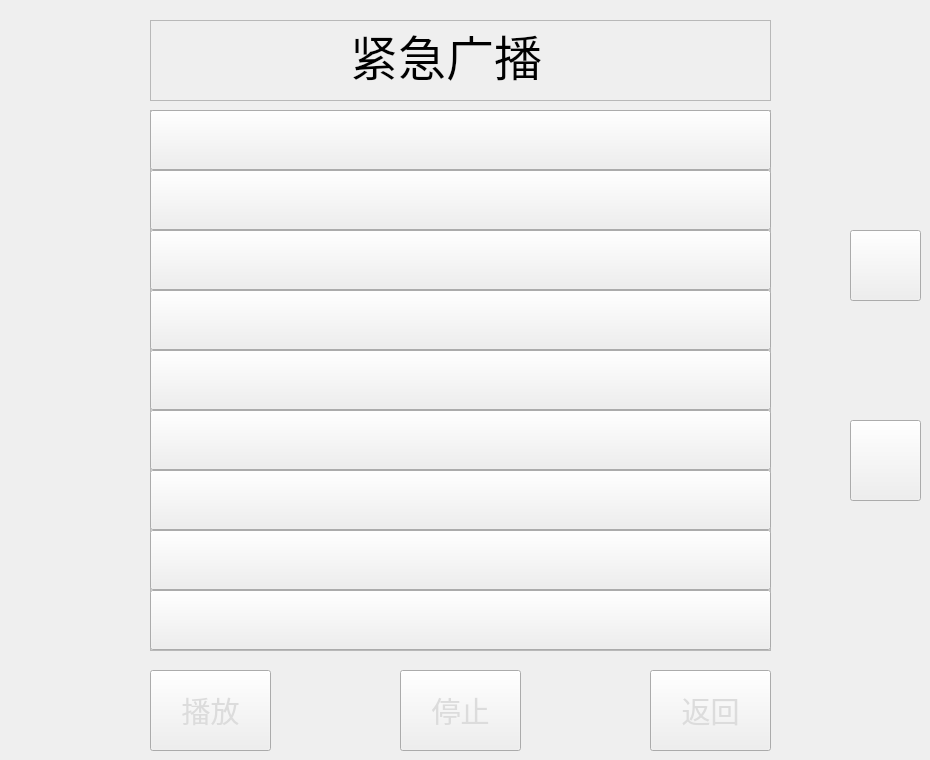
   <widget class="QWidget" name="tab_temp_broadcast">
    <property name="cursor">
     <cursorShape>BlankCursor</cursorShape>
    </property>
    <property name="styleSheet">
     <string notr="true">QWidget#tab_temp_broadcast{
	background-color: rgb(173, 181, 178);
}
</string>
    </property>
    <attribute name="title">
     <string>页</string>
    </attribute>
    <widget class="QPushButton" name="pushButton_temp_broadcast_play">
     <property name="geometry">
      <rect>
       <x>150</x>
       <y>670</y>
       <width>121</width>
       <height>81</height>
      </rect>
     </property>
     <property name="font">
      <font>
       <family>黑体</family>
       <pointsize>22</pointsize>
       <weight>50</weight>
       <bold>false</bold>
      </font>
     </property>
     <property name="styleSheet">
      <string notr="true">QPushButton
{
	border-image: url(:/button_normal.png);
	color: rgb(220, 220, 220);
}

QPushButton::pressed
{
	border-image: url(:/yellow_square.png);
}</string>
     </property>
     <property name="text">
      <string>播放</string>
     </property>
     <property name="flat">
      <bool>false</bool>
     </property>
    </widget>
    <widget class="QPushButton" name="pushButton_temp_broadcast_stop">
     <property name="geometry">
      <rect>
       <x>400</x>
       <y>670</y>
       <width>121</width>
       <height>81</height>
      </rect>
     </property>
     <property name="font">
      <font>
       <family>黑体</family>
       <pointsize>22</pointsize>
       <weight>50</weight>
       <bold>false</bold>
      </font>
     </property>
     <property name="styleSheet">
      <string notr="true">QPushButton
{
	border-image: url(:/button_normal.png);
	color: rgb(220, 220, 220);
}

QPushButton::pressed
{
	border-image: url(:/yellow_square.png);
}</string>
     </property>
     <property name="text">
      <string>停止</string>
     </property>
    </widget>
    <widget class="QPushButton" name="pushButton_broadcast_back_3">
     <property name="geometry">
      <rect>
       <x>650</x>
       <y>670</y>
       <width>121</width>
       <height>81</height>
      </rect>
     </property>
     <property name="font">
      <font>
       <family>黑体</family>
       <pointsize>22</pointsize>
       <weight>50</weight>
       <bold>false</bold>
      </font>
     </property>
     <property name="styleSheet">
      <string notr="true">QPushButton
{
	border-image: url(:/button_normal.png);
	color: rgb(220, 220, 220);
}

QPushButton::pressed
{
	border-image: url(:/yellow_square.png);
}</string>
     </property>
     <property name="text">
      <string>返回</string>
     </property>
    </widget>
    <widget class="QFrame" name="frame_3">
     <property name="geometry">
      <rect>
       <x>150</x>
       <y>110</y>
       <width>621</width>
       <height>541</height>
      </rect>
     </property>
     <property name="frameShape">
      <enum>QFrame::StyledPanel</enum>
     </property>
     <property name="frameShadow">
      <enum>QFrame::Raised</enum>
     </property>
     <widget class="QPushButton" name="pushButton_temp_broadcast_7">
      <property name="geometry">
       <rect>
        <x>0</x>
        <y>360</y>
        <width>621</width>
        <height>60</height>
       </rect>
      </property>
      <property name="font">
       <font>
        <pointsize>24</pointsize>
       </font>
      </property>
      <property name="text">
       <string/>
      </property>
     </widget>
     <widget class="QPushButton" name="pushButton_temp_broadcast_8">
      <property name="geometry">
       <rect>
        <x>0</x>
        <y>420</y>
        <width>621</width>
        <height>60</height>
       </rect>
      </property>
      <property name="font">
       <font>
        <pointsize>24</pointsize>
       </font>
      </property>
      <property name="text">
       <string/>
      </property>
     </widget>
     <widget class="QPushButton" name="pushButton_temp_broadcast_4">
      <property name="geometry">
       <rect>
        <x>0</x>
        <y>180</y>
        <width>621</width>
        <height>60</height>
       </rect>
      </property>
      <property name="font">
       <font>
        <pointsize>24</pointsize>
       </font>
      </property>
      <property name="text">
       <string/>
      </property>
     </widget>
     <widget class="QPushButton" name="pushButton_temp_broadcast_5">
      <property name="geometry">
       <rect>
        <x>0</x>
        <y>240</y>
        <width>621</width>
        <height>60</height>
       </rect>
      </property>
      <property name="font">
       <font>
        <pointsize>24</pointsize>
       </font>
      </property>
      <property name="text">
       <string/>
      </property>
     </widget>
     <widget class="QPushButton" name="pushButton_temp_broadcast_6">
      <property name="geometry">
       <rect>
        <x>0</x>
        <y>300</y>
        <width>621</width>
        <height>60</height>
       </rect>
      </property>
      <property name="font">
       <font>
        <pointsize>24</pointsize>
       </font>
      </property>
      <property name="text">
       <string/>
      </property>
     </widget>
     <widget class="QPushButton" name="pushButton_temp_broadcast_3">
      <property name="geometry">
       <rect>
        <x>0</x>
        <y>120</y>
        <width>621</width>
        <height>60</height>
       </rect>
      </property>
      <property name="font">
       <font>
        <pointsize>24</pointsize>
       </font>
      </property>
      <property name="text">
       <string/>
      </property>
     </widget>
     <widget class="QPushButton" name="pushButton_temp_broadcast_2">
      <property name="geometry">
       <rect>
        <x>0</x>
        <y>60</y>
        <width>621</width>
        <height>60</height>
       </rect>
      </property>
      <property name="font">
       <font>
        <pointsize>24</pointsize>
       </font>
      </property>
      <property name="text">
       <string/>
      </property>
     </widget>
     <widget class="QPushButton" name="pushButton_temp_broadcast_1">
      <property name="geometry">
       <rect>
        <x>0</x>
        <y>0</y>
        <width>621</width>
        <height>60</height>
       </rect>
      </property>
      <property name="font">
       <font>
        <pointsize>24</pointsize>
       </font>
      </property>
      <property name="text">
       <string/>
      </property>
     </widget>
     <widget class="QPushButton" name="pushButton_temp_broadcast_9">
      <property name="geometry">
       <rect>
        <x>0</x>
        <y>480</y>
        <width>621</width>
        <height>60</height>
       </rect>
      </property>
      <property name="font">
       <font>
        <pointsize>24</pointsize>
       </font>
      </property>
      <property name="text">
       <string/>
      </property>
     </widget>
     <zorder>pushButton_temp_broadcast_7</zorder>
     <zorder>pushButton_temp_broadcast_8</zorder>
     <zorder>pushButton_temp_broadcast_4</zorder>
     <zorder>pushButton_temp_broadcast_6</zorder>
     <zorder>pushButton_temp_broadcast_3</zorder>
     <zorder>pushButton_temp_broadcast_2</zorder>
     <zorder>pushButton_temp_broadcast_1</zorder>
     <zorder>pushButton_temp_broadcast_9</zorder>
     <zorder>pushButton_temp_broadcast_5</zorder>
    </widget>
    <widget class="QPushButton" name="pushButton_temp_broadcast_choose_down">
     <property name="geometry">
      <rect>
       <x>850</x>
       <y>420</y>
       <width>71</width>
       <height>81</height>
      </rect>
     </property>
     <property name="styleSheet">
      <string notr="true">QPushButton
{
	border-image: url(:/key_button_down.png);
}
QPushButton::pressed
{
	border-image:url(:/key_button_right_yellow.png);
}</string>
     </property>
     <property name="text">
      <string/>
     </property>
    </widget>
    <widget class="QFrame" name="frame_4">
     <property name="geometry">
      <rect>
       <x>150</x>
       <y>20</y>
       <width>621</width>
       <height>81</height>
      </rect>
     </property>
     <property name="frameShape">
      <enum>QFrame::StyledPanel</enum>
     </property>
     <property name="frameShadow">
      <enum>QFrame::Raised</enum>
     </property>
     <widget class="QLabel" name="label_9">
      <property name="geometry">
       <rect>
        <x>200</x>
        <y>0</y>
        <width>211</width>
        <height>71</height>
       </rect>
      </property>
      <property name="font">
       <font>
        <family>黑体</family>
        <pointsize>26</pointsize>
        <weight>50</weight>
        <bold>false</bold>
       </font>
      </property>
      <property name="text">
       <string>&lt;html&gt;&lt;head/&gt;&lt;body&gt;&lt;p&gt;&lt;span style=&quot; font-size:36pt;&quot;&gt;紧急广播&lt;/span&gt;&lt;/p&gt;&lt;/body&gt;&lt;/html&gt;</string>
      </property>
     </widget>
    </widget>
    <widget class="QPushButton" name="pushButton_temp_broadcast_choose_up">
     <property name="geometry">
      <rect>
       <x>850</x>
       <y>230</y>
       <width>71</width>
       <height>71</height>
      </rect>
     </property>
     <property name="styleSheet">
      <string notr="true">QPushButton
{
	border-image: url(:/key_button_up.png);
}
QPushButton::pressed
{
	border-image:url(:/key_button_left_yellow.png);
}</string>
     </property>
     <property name="text">
      <string/>
     </property>
    </widget>
   </widget>
